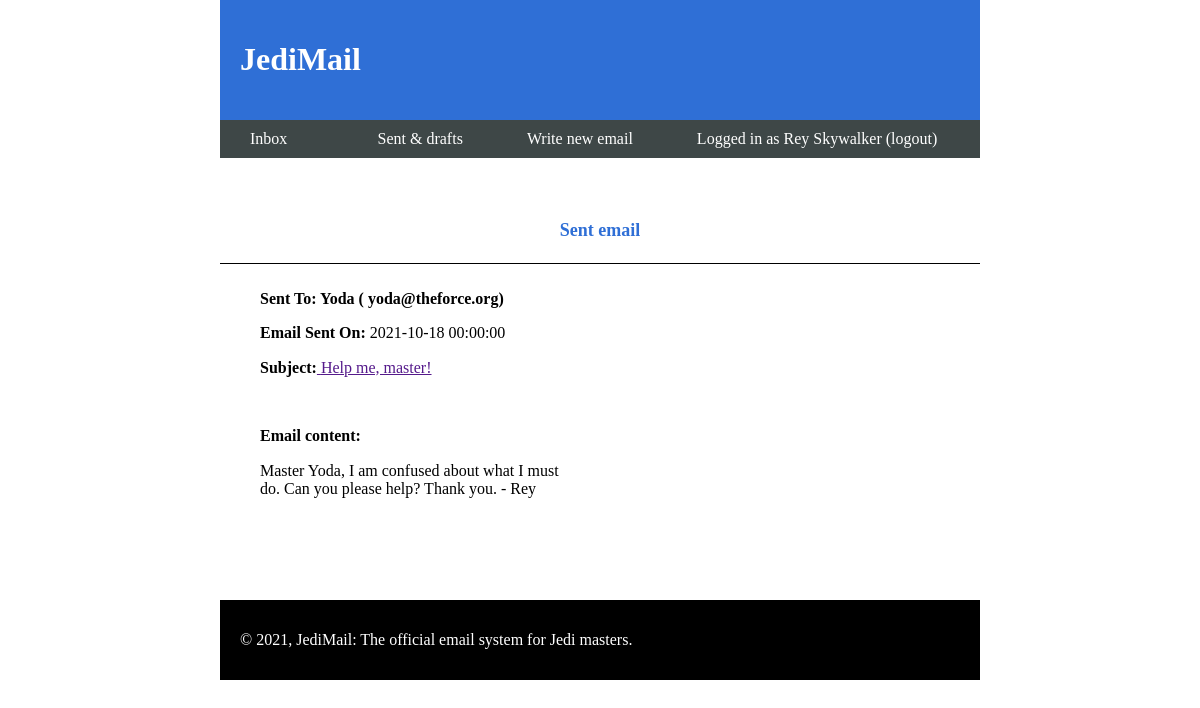
Screenshot of /index.php?show=sent&mailID=1 (signed in) with the database file from the repository.
### tables this page shows
CREATE TABLE `j_user` (
  `j_user_id` int(11) NOT NULL,
  `j_user_fname` varchar(128) NOT NULL,
  `j_user_lname` varchar(128) NOT NULL,
  `j_user_login_id` int(11) NOT NULL,
  `j_user_sabercolour` varchar(32) NOT NULL
);

CREATE TABLE `j_mail` (
  `j_mail_id` int(11) NOT NULL,
  `j_mail_recipient_email` varchar(256) NOT NULL,
  `j_mail_recipient_fullname` varchar(256) NOT NULL,
  `j_mail_sender_email` varchar(256) NOT NULL,
  `j_mail_sender_fullname` varchar(256) NOT NULL,
  `j_mail_subject` varchar(256) NOT NULL,
  `j_mail_text` varchar(512) NOT NULL,
  `j_mail_date` datetime NOT NULL,
  `j_mail_draft` int(11) NOT NULL
);

### includes/functions.php (called while the page is built, shortened)
<?php
function fullName($con,$usermail){
	$query = "SELECT * FROM j_user INNER JOIN j_login ON j_user.j_user_id=j_login.j_id WHERE j_email = '$usermail'";
	$sql = mysqli_query($con, $query);
    $rw = mysqli_fetch_array($sql);
    $fname = $rw["j_user_fname"];
    $lname = $rw["j_user_lname"];
return  $fname.' '.$lname;
}
function mailDetails($con,$mailID){
	    $query = "SELECT * from j_mail WHERE j_mail_id=$mailID";
		$sql = mysqli_query($con, $query);
		$rw = mysqli_fetch_array($sql);
		return $rw;
}
?>

### includes/sent.php (the view, shortened to what this page needs)
<?php
if (isset($_GET['mailID'])) {
      $mailID= $_GET['mailID'];
      $getMail = mailDetails($conn,$mailID);
      $draftValue =  $getMail["j_mail_draft"];
      if ($draftValue=='0') {
          echo '  <nav class="login">
                      <h1>Sent email</h1>
                  </nav>
                  <div class="msgbox">
                      <p><strong>Sent To: '.$getMail["j_mail_recipient_fullname"].' ( '.$getMail["j_mail_recipient_email"].')</strong></p>
                      <p><strong>Email Sent On:</strong> '.$getMail["j_mail_date"].'</p>
                      <p><strong>Subject:</strong><a href=""> '.$getMail["j_mail_subject"].'</a></p><br>
                      <p><strong>Email content:</strong></p>
                      <p class="msgtxt">'.$getMail["j_mail_text"].'</p>
                  </div>
              ';
      }
} ?>

### includes/header.php (shortened to what this page needs)
<nav class='primary-nav'>
                <a href='index.php?show=inbox'>Inbox <span id='countinbox' style="visibility: hidden;"> (X)</span></a>
                <a href='index.php?show=sent'>Sent &amp; drafts</a>
                <a href='index.php?show=compose'>Write new email</a>
                <a href='includes/logout.php'>Logged in as <?php
                 echo fullName($conn, $usermail);
                ?> (logout)</a>
</nav>

### css/main.css (style rules this page uses)
body { display: grid; justify-content: center; }
.login { border-bottom: 1px solid black; text-align: center; }
.login h1 { color: #2f6fd6; font-size: 18px; padding:50px 0 10px 0; }
.primary-nav { background-color: #3e4747; padding: 10px 0; }
nav a { color: white ; text-decoration: none; padding:0 30px; }
.msgbox { padding: 10px 40px; }
.msgtxt { width: 300px; }

### rows the page displays
j_user: fullName($conn, $usermail) "Rey Skywalker"
j_mail: j_mail_recipient_fullname "Yoda", j_mail_recipient_email "yoda@theforce.org", j_mail_date "2021-10-18 00:00:00", j_mail_subject "Help me, master!", j_mail_text "Master Yoda, I am confused about what I must do. Can you please help? Thank you. - Rey"
